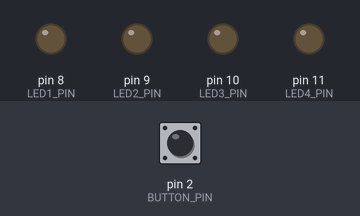
Simulated run of this sketch. Board: Arduino Uno, built with avr-gcc and run on an emulated ATmega328P. Parts: output pins drawn as LEDs (lit = HIGH). The test bench sets the inputs (shaded band); at power-on: pin 2 (BUTTON_PIN) HIGH.

Above: at 1.2 s.
1.3 s: pin 2 (BUTTON_PIN) pulled LOW for 0.15 s
At 2.1 s:
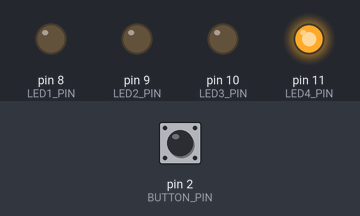
2.9 s: pin 2 (BUTTON_PIN) pulled LOW for 1 s
At 3.4 s:
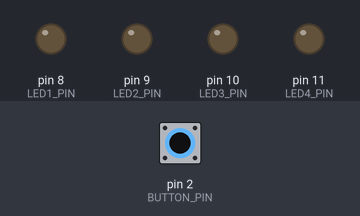
5.4 s: pin 2 (BUTTON_PIN) pulled LOW for 3.2 s
At 6.5 s:
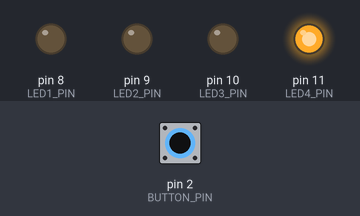
Timing chart, 0 to 8.4 s (numbered marks = the images above; inputs shaded):
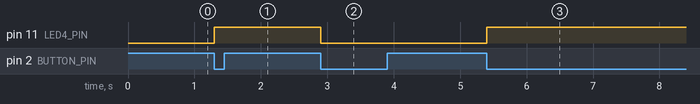

The sketch:

delaynomore.ino
```cpp
#define LED1_PIN 8
#define LED2_PIN 9
#define LED3_PIN 10
#define LED4_PIN 11
#define BUTTON_PIN 2

int x = 0, y = 0, z = 0;
bool led = false;
bool flag = false;
unsigned long long time, t1 = 0, t2 = 0, t3 = 0;

void switchLED() {
  flag = !flag;

  if (flag) led = !led;
}

void setup() {
  // put your setup code here, to run once:
  pinMode(LED1_PIN, OUTPUT);
  pinMode(LED2_PIN, OUTPUT);
  pinMode(LED3_PIN, OUTPUT);
  pinMode(LED4_PIN, OUTPUT);
  pinMode(BUTTON_PIN, INPUT_PULLUP);

  attachInterrupt(digitalPinToInterrupt(BUTTON_PIN), switchLED, CHANGE);
}

void loop() {
  // put your main code here, to run repeatedly:
  time = millis();

  if ((time - t1) == 1000) {
    x = 1 - x;
    t1 = millis();
    digitalWrite(LED1_PIN, x);
  }
  if ((time - t2) == 2000) {
    y = 1 - y;
    t2 = millis();
    digitalWrite(LED2_PIN, y);
  }
  if ((time - t3) == 3000) {
    z = 1 - z;
    t3 = millis();
    digitalWrite(LED3_PIN, z);
  }
  digitalWrite(LED4_PIN, led);
}
```

Measured:
- after the input at 1.3 s, pin 11 (LED4_PIN): LOW → HIGH at once
- after the input at 2.9 s, pin 11 (LED4_PIN): HIGH → LOW at once
- after the input at 5.4 s, pin 11 (LED4_PIN): LOW → HIGH at once
